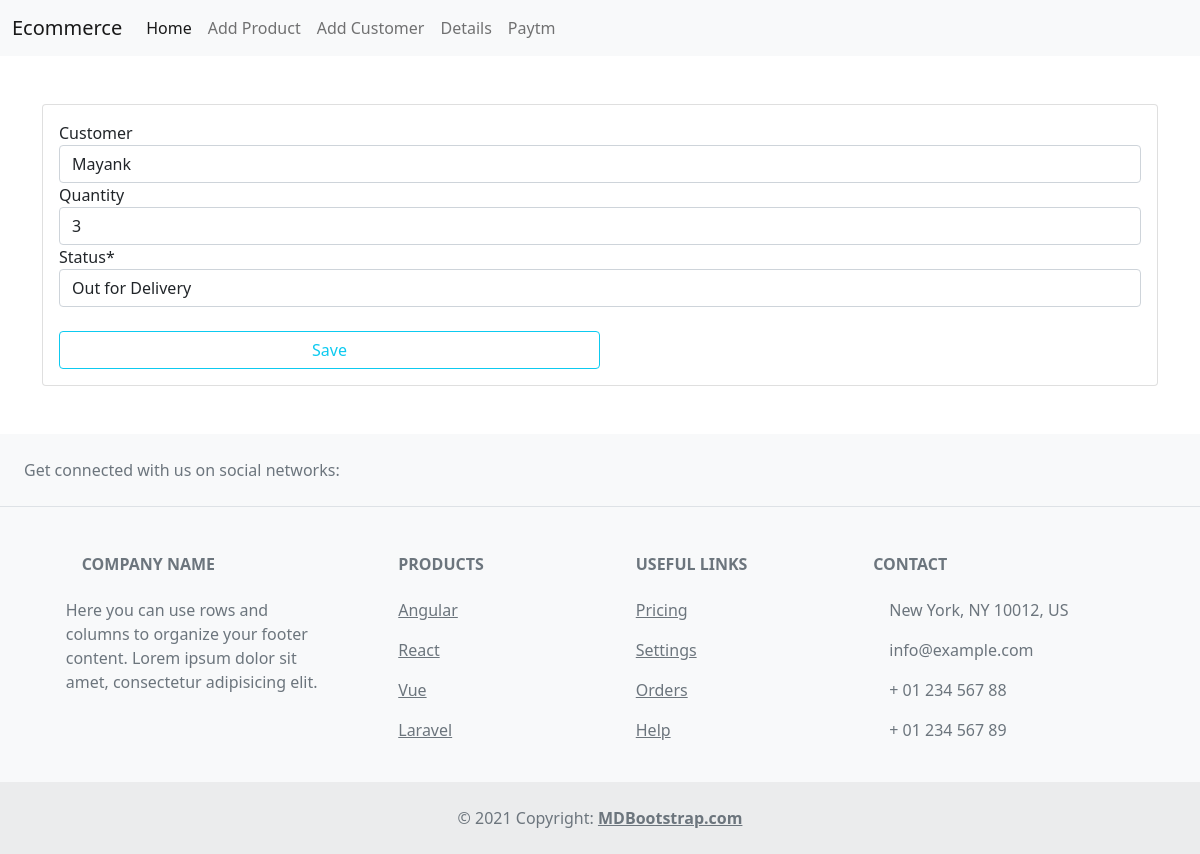
/update_order/2, run on the app's committed database.
### ECOM/models.py (models this page shows, shortened)
class Order(models.Model):
	order_status = (
		('Out for Delivery','Out for Delivery'),
		('Delivered','Delivered'),
		)
	customer = models.ForeignKey(Customer,on_delete=models.SET_NULL,null=True,blank=True)
	product = models.ForeignKey(Products,on_delete=models.SET_NULL,null=True,blank=True)
	quantity = models.IntegerField(null=True,blank=True)
	status = models.CharField(max_length=100,choices = order_status,null=True)
	price = models.IntegerField(null=True,blank=True)
	date = models.DateTimeField(auto_now_add=True)

### ECOM/views.py (the view, shortened to what this page needs)
# urls.py: path('update_order/<str:pk>',views.editOrder,name = 'updateOrder'),
def editOrder(request,pk):
	form = OrderForm()
	getOrderID = Order.objects.get(id=pk)
	form = OrderForm(instance = getOrderID)
	context = {'form':form}
	return render(request,'ECOM/edit_order.html',context)

### ECOM/forms.py
class OrderForm(forms.ModelForm):
	class Meta:
		model = Order
		fields = ['customer','quantity','status']

### ECOM/models.py (called while the page is built)
	def __str__(self):
		return self.name

### ECOM/templates/ECOM/edit_order.html (shortened to what this page needs)
{% extends 'ECOM/base.html' %}
{% load crispy_forms_tags %}
{% block content %}
<div class="container mt-5">
<div class="card">
  <div class="card-body">
  	<form method="POST">
  		{{form|crispy}}
  		<br>
  		<input class="btn float-right btn-outline-info col-lg-6" type=submit value="Save" />
  	</form>
  </div>
</div>
</div>
{% endblock %}

### ECOM/templates/ECOM/base.html (style rules this page uses)
body { background-color: white; }

### data on the page
Order: customer "Mayank", quantity "3", status "Out for Delivery"
